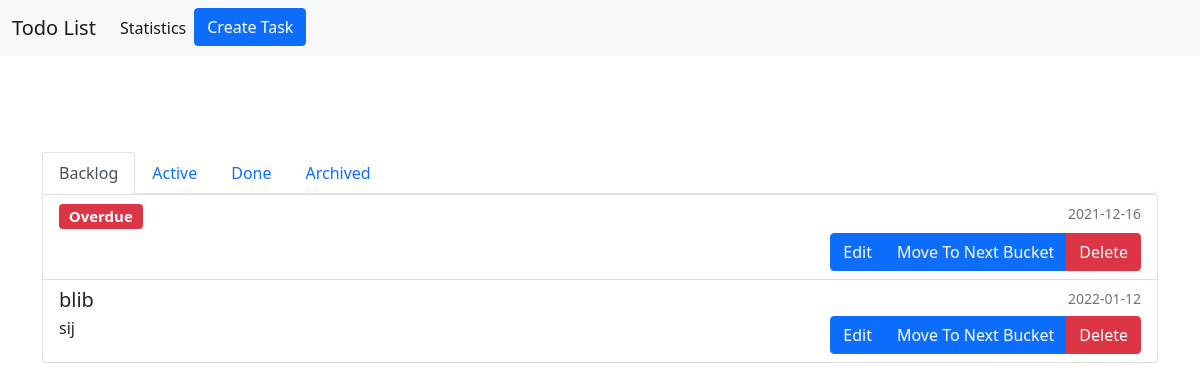
The page /backlog on the database as committed earlier.
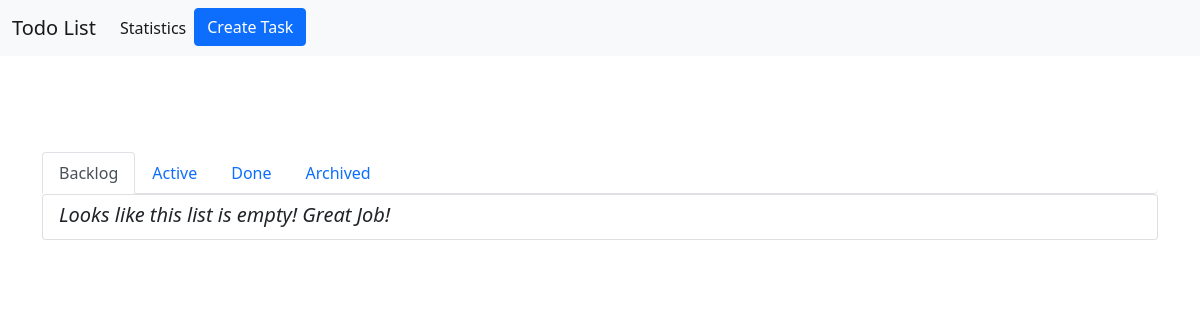
The same page on the database as committed later.
### tables this page shows
CREATE TABLE "todo" (
	"ID"	INTEGER NOT NULL UNIQUE,
	"title"	TEXT,
	"content"	TEXT,
	"modification_date"	TEXT,
	"due_date"	TEXT,
	"status"	INTEGER,
	PRIMARY KEY("ID" AUTOINCREMENT)
);

### app.py (the view)
@app.route("/backlog")
def display_backlog():
    backlog_list = getTaskList(0)
    return render_template('index.html', page=0, items=backlog_list)

### app.py (called while the page is built)
def get_db():
    db = getattr(g, '_database', None)
    if db is None:
        db = g._database = sqlite3.connect(DATABASE)
    return db

def query_db(query, args=(), one=False):
    cur = get_db().execute(query, args)
    rv = cur.fetchall()
    cur.close()
    return (rv[0] if rv else None) if one else rv

### templates/index.html (shortened to what this page needs)
<!doctype html>
<html lang="en">
<head>
  <link href="https://cdn.jsdelivr.net/npm/bootstrap@5.1.3/dist/css/bootstrap.min.css" rel="stylesheet"
>
  <link href="/css/style.css" rel="stylesheet">
</head>
<body>
  <nav class="navbar navbar-expand-lg navbar-light bg-light">
    <div class="container-fluid">
      <a class="navbar-brand" href="#">Todo List</a>
      <div class="collapse navbar-collapse" id="navbarSupportedContent">
        <ul class="navbar-nav me-auto mb-2 mb-lg-0">
          <li class="nav-item">
            <a class="nav-link active" aria-current="page" href="/stats">Statistics</a>
          </li>
          <li class="nav-item">
            <a class="btn btn-primary" aria-current="page" href="/edit">Create Task</a>
          </li>
        </ul>
      </div>
    </div>
  </nav>
  <div class="container">
    <div class="row">
      <div class="col mcenter">
        <ul class="nav nav-tabs bgw">
          <li class="nav-item">
            <a class="nav-link {% if page==0 %} active {% endif %}" aria-current="page" href="/backlog">Backlog</a>
          </li>
          <li class="nav-item">
            <a class="nav-link {% if page==1 %} active {% endif %}" href="/active">Active</a>
          </li>
          <li class="nav-item">
            <a class="nav-link {% if page==2 %} active {% endif %}" href="/done">Done</a>
          </li>
          <li class="nav-item">
            <a class="nav-link {% if page==3 %} active {% endif %}" href="/archived">Archived</a>
          </li>
        </ul>
        <div class="list-group">
          {% for item in items %}
          <div class="list-group-item list-group-item-action" aria-current="true">
            <div class="d-flex w-100 justify-content-between">
              <h5 class="mb-1">{{ item["title"] }} {% if item["due"] %} <span class="badge {{ item["due_color"] }}">{{ item["due_text"] }}</span>{% endif %}</h5>
              <small class="text-muted">{{ item["modified"] }}</small>
            </div>
            <div class="d-flex w-100 justify-content-between">
              <p class="mb-1">{{ item["description"] }}</p>
              <div class="btn-group" role="group" aria-label="Basic example">
                <a href="/edit?tid={{ item["taskid"] }}" class="btn btn-primary">Edit</a>
                {% if page < 3 %}
                <a href="/edit?tid={{ item["taskid"] }}&action=move" type="button" class="btn btn-primary">Move To Next Bucket</a>
                {% endif %}
                <a href="/edit?tid={{ item["taskid"] }}&action=delete" type="button" class="btn btn-danger">Delete</a>
              </div>
            </div>
          </div>
          {% endfor %}
          {% if items|length == 0 %}
          <div class="list-group-item list-group-item-action">
            <div class="d-flex w-100 justify-content-between">
              <h5 class="mb-1"><em>Looks like this list is empty! Great Job!</em></h5>
            </div>
          </div>
          {% endif %}
        </div>
      </div>
    </div>
  </div>
</body>
</html>

Rows that differ between the two databases and show on the page:
removed todo: due_text "Overdue", modified "2021-12-16"
removed todo: title "blib", modified "2022-01-12", description "sij"
Other text that changed with them:
text now shown: "Looks like this list is empty! Great Job!"
